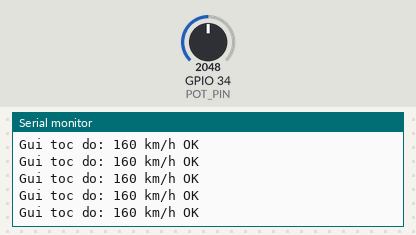
The program below on a simulated ESP32. Shown: the last lines printed to the serial monitor. The inputs (shaded band) are chosen by the test bench; at power-on: GPIO 34 (POT_PIN) = 2048.

Above: at 1.2 s.
1.3 s: GPIO 34 (POT_PIN) set to 2866
At 1.36 s:
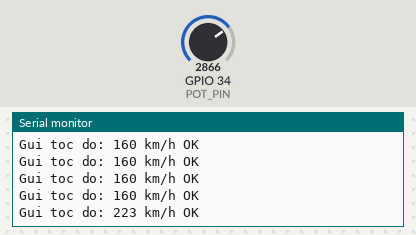
2.8 s: GPIO 34 (POT_PIN) set to 3603
At 2.81 s:
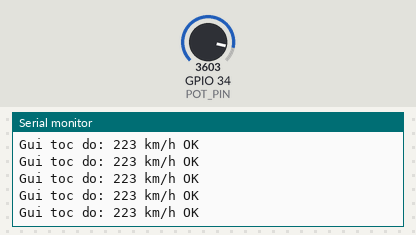
Timing chart, 0 to 5.8 s (numbered marks = the images above; inputs shaded):
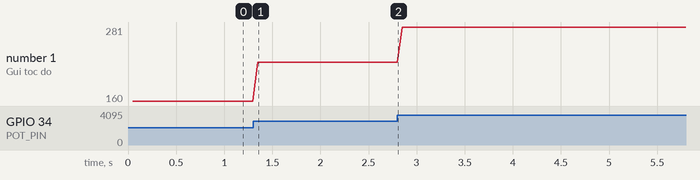

The program:

main.cpp
```cpp
#include <Arduino.h>
#include <SPI.h>
#include <mcp2515.h>

#define POT_PIN 34 // Chân đọc biến trở (Chân giữa của biến trở cắm vào đây)
#define CS_PIN 5   // Chân CS nối với module MCP2515

MCP2515 mcp2515(CS_PIN);
struct can_frame canMsgSpeed;

unsigned long lastTime = 0;

void setup() {
Serial.begin(115200);
  while (!Serial); // Đợi Serial khởi động

  Serial.println("Đang khởi tạo MCP2515...");

  mcp2515.reset();
  // Kiểm tra cấu hình Bitrate
  if (mcp2515.setBitrate(CAN_500KBPS, MCP_8MHZ) == MCP2515::ERROR_OK) {
    Serial.println("Cấu hình Bitrate THÀNH CÔNG!");
  } else {
    Serial.println("LỖI: Không thể cấu hình Bitrate. Kiểm tra lại dây SPI!");
  }

  if (mcp2515.setNormalMode() == MCP2515::ERROR_OK) {
    Serial.println("Vào chế độ Normal THÀNH CÔNG!");
  } else {
    Serial.println("LỖI: Không thể vào Normal Mode!");
  }
}

void loop() {
  // Giãn cách 50ms gửi 1 lần (20 lần/giây) giúp xe trên QML chạy mượt mà không bị tràn bộ đệm CAN
  if (millis() - lastTime > 50) {

    // 1. Đọc giá trị analog từ biến trở (Từ 0 đến 4095)
    int potValue = analogRead(POT_PIN);

    // 2. Chuyển đổi giá trị đó sang tốc độ (Từ 0 đến 320 km/h)
    int speed = map(potValue, 0, 4095, 0, 320);

    // 3. Đóng gói dữ liệu vào khung chuẩn CAN
    canMsgSpeed.can_id  = 0x100;
    canMsgSpeed.can_dlc = 8; // Gửi đủ 8 bytes

    canMsgSpeed.data[0] = speed & 0xFF;         // Byte thấp của tốc độ
    canMsgSpeed.data[1] = (speed >> 8) & 0xFF;  // Byte cao của tốc độ

    // Các byte còn lại không dùng đến thì cho bằng 0 cho sạch
    for(int i = 2; i < 8; i++) {
      canMsgSpeed.data[i] = 0x00;
    }

    // 4. Bắn gói tin lên đường dây CAN
    MCP2515::ERROR err = mcp2515.sendMessage(&canMsgSpeed);

    // 5. In ra Serial Monitor để ông dễ theo dõi
    if (err == MCP2515::ERROR_OK) {
      Serial.printf("Gui toc do: %d km/h OK\n", speed);
    } else {
      Serial.println("Loi gui CAN! Kiem tra lai day hoac Pi chua mo port.");
    }

    lastTime = millis();
  }
}
```

Measured:
- after the input at 1.3 s, the serial monitor: prints a new line after 0.05 s (image 1)
- plotted number 1: 160 → 223 after the input at 1.3 s, 223 → 281 after the input at 2.8 s
